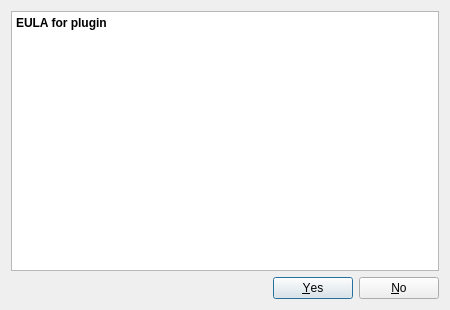
<?xml version="1.0" encoding="UTF-8"?>
<ui version="4.0">
 <class>PluginEULADialog</class>
 <widget class="QDialog" name="PluginEULADialog">
  <property name="geometry">
   <rect>
    <x>0</x>
    <y>0</y>
    <width>450</width>
    <height>310</height>
   </rect>
  </property>
  <property name="windowTitle">
   <string>End User License Agreement</string>
  </property>
  <layout class="QVBoxLayout" name="verticalLayout">
   <item>
    <widget class="QTextEdit" name="textEdit">
     <property name="readOnly">
      <bool>true</bool>
     </property>
     <property name="html">
      <string>&lt;!DOCTYPE HTML PUBLIC &quot;-//W3C//DTD HTML 4.0//EN&quot; &quot;http://www.w3.org/TR/REC-html40/strict.dtd&quot;&gt;
&lt;html&gt;&lt;head&gt;&lt;meta name=&quot;qrichtext&quot; content=&quot;1&quot; /&gt;&lt;style type=&quot;text/css&quot;&gt;
p, li { white-space: pre-wrap; }
&lt;/style&gt;&lt;/head&gt;&lt;body style=&quot; font-family:'Sans Serif'; font-size:9pt; font-weight:400; font-style:normal;&quot;&gt;
&lt;p style=&quot; margin-top:0px; margin-bottom:0px; margin-left:0px; margin-right:0px; -qt-block-indent:0; text-indent:0px;&quot;&gt;&lt;span style=&quot; font-weight:600;&quot;&gt;EULA for plugin&lt;/span&gt;&lt;/p&gt;&lt;/body&gt;&lt;/html&gt;</string>
     </property>
    </widget>
   </item>
   <item>
    <widget class="QDialogButtonBox" name="buttonBox">
     <property name="orientation">
      <enum>Qt::Horizontal</enum>
     </property>
     <property name="standardButtons">
      <set>QDialogButtonBox::No|QDialogButtonBox::Yes</set>
     </property>
    </widget>
   </item>
  </layout>
 </widget>
 <resources/>
 <connections>
  <connection>
   <sender>buttonBox</sender>
   <signal>accepted()</signal>
   <receiver>PluginEULADialog</receiver>
   <slot>accept()</slot>
   <hints>
    <hint type="sourcelabel">
     <x>248</x>
     <y>254</y>
    </hint>
    <hint type="destinationlabel">
     <x>157</x>
     <y>274</y>
    </hint>
   </hints>
  </connection>
  <connection>
   <sender>buttonBox</sender>
   <signal>rejected()</signal>
   <receiver>PluginEULADialog</receiver>
   <slot>reject()</slot>
   <hints>
    <hint type="sourcelabel">
     <x>316</x>
     <y>260</y>
    </hint>
    <hint type="destinationlabel">
     <x>286</x>
     <y>274</y>
    </hint>
   </hints>
  </connection>
 </connections>
</ui>
